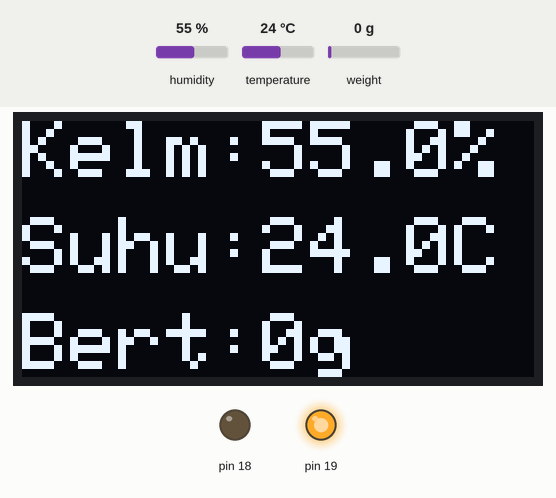
Simulated run of this sketch. Board: Arduino Uno, built with avr-gcc and run on an emulated ATmega328P. On the bench: 128×64 one-colour display, output pins drawn as LEDs (lit = HIGH). The test bench sets the inputs (shaded band); at power-on: temperature 24 °C, weight on the scale 0 g, humidity 55 %. The display library's start-up logo is not drawn; what the sketch prints to the serial monitor is not drawn.

Above: at 1.2 s.
1.3 s: temperature set to 34.6 °C
At 3.2 s:
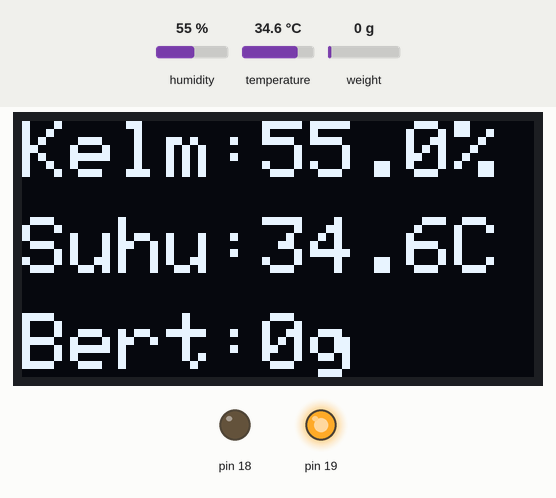
4.1 s: temperature set to 35.5 °C
At 5.9 s:
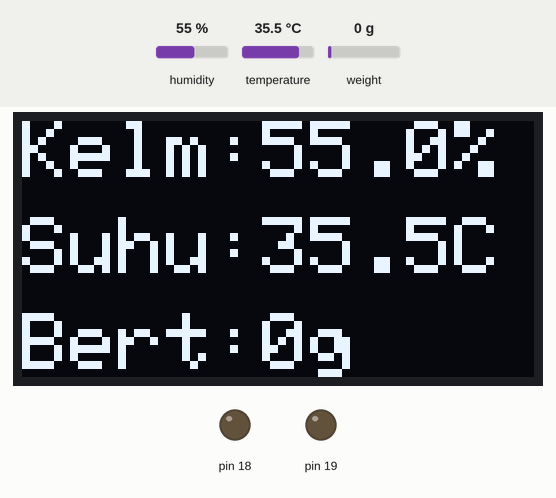
6.4 s: temperature set to 36.6 °C
At 8.5 s:
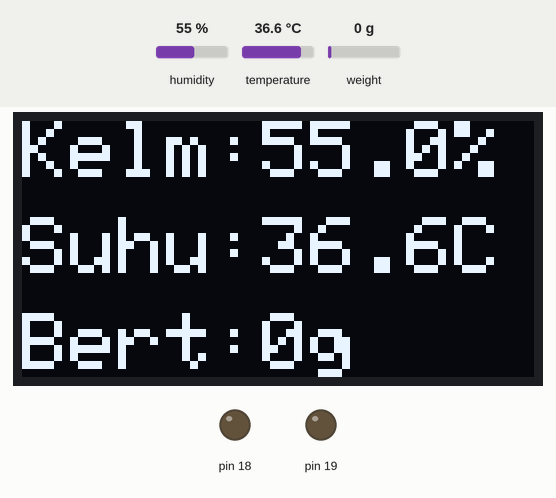
8.8 s: temperature set to 37.6 °C
At 10.0 s:
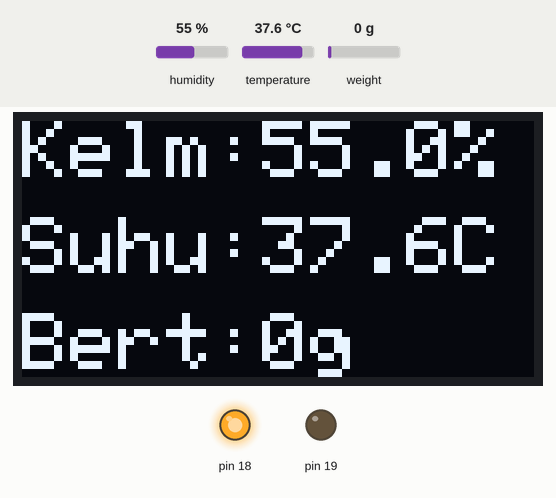
11.1 s: weight on the scale set to 100 g
At 12.2 s:
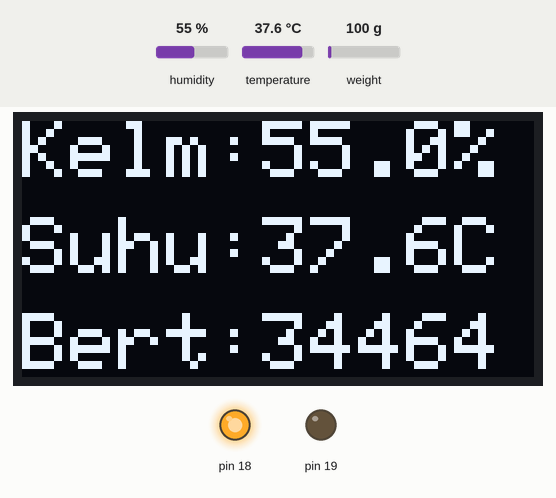
12.7 s: weight on the scale set to 1250 g
At 13.3 s:
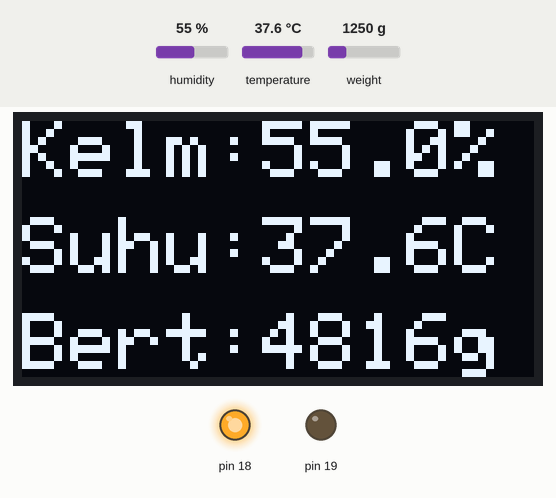
Timing chart, 0 to 15.4 s (numbered marks = the images above; inputs shaded):
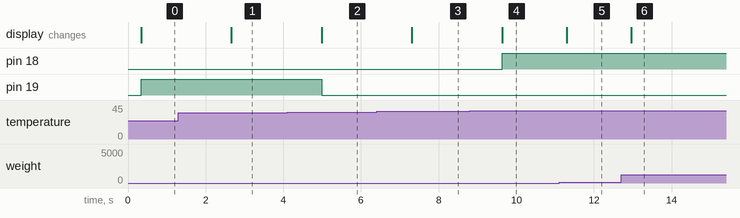

Measured:
- the behaviour switches between 34.9 and 35 °C on temperature (found by bisection; images 1 and 2)
- the behaviour switches between 37 and 37.1 °C on temperature (found by bisection; images 3 and 4)
- after the input at 1.3 s, the display: changes after 1.4 s (image 1)
- after the input at 4.1 s, pin 19: HIGH → LOW after 0.89 s; the display: changes after 0.89 s (image 2)
- after the input at 6.4 s, the display: changes after 0.91 s (image 3)
- after the input at 8.8 s, pin 18: LOW → HIGH after 0.84 s; the display: changes after 0.84 s (image 4)
- after the input at 11.1 s, the display: changes after 0.19 s (image 5)
- after the input at 12.7 s, the display: changes after 0.26 s (image 6)

The sketch:

prog_2_9.ino
```cpp
#include <DHT.h>
#include <Adafruit_GFX.h>
#include <Adafruit_SSD1306.h>
#include <HX711.h>
HX711 scale;
Adafruit_SSD1306 oled(128, 64, &Wire, -1);
DHT dht(33, DHT22);
unsigned long skr = 0;
void setup() {
  Serial.begin(9600);
  pinMode(19, OUTPUT);
  pinMode(18, OUTPUT);
  scale.begin(26, 25);  //DT,SCK
  if (!oled.begin(SSD1306_SWITCHCAPVCC, 0x3C)) {
    while (1)
      ;
  }
  oled.setTextSize(2);
  oled.setTextColor(WHITE);
  oled.display();
}
void loop() {
  if (millis() - skr > 100) {
    float suhu = dht.readTemperature();
    float kelm = dht.readHumidity();
    uint16_t berat = round(scale.get_units() * 50 / 21);
    Serial.println(berat);
    oled.clearDisplay();
    oled.setCursor(0, 0);
    oled.println("Kelm:" + String(kelm, 1) + "%");
    oled.setCursor(0, 24);
    oled.println("Suhu:" + String(suhu, 1) + "C");
    oled.setCursor(0, 48);
    oled.println("Bert:" + String(berat) + "g");
    oled.display();
    if (suhu > 37) {
      digitalWrite(19, LOW);
      digitalWrite(18, HIGH);
    } else if (suhu < 35) {
      digitalWrite(19, HIGH);
      digitalWrite(18, LOW);
    } else {
      digitalWrite(19, LOW);
      digitalWrite(18, LOW);
    }
    skr = millis();
  }
}
```
